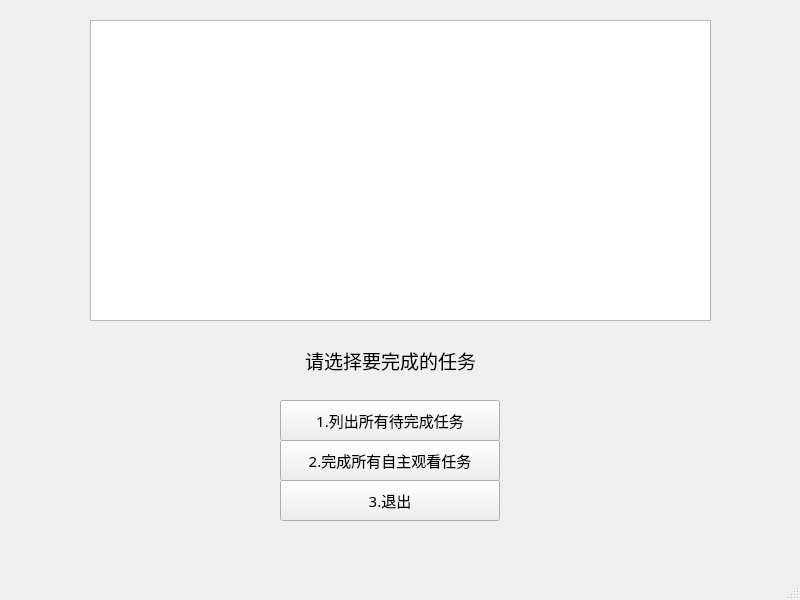
<?xml version="1.0" encoding="UTF-8"?>
<ui version="4.0">
 <class>MainWindow</class>
 <widget class="QMainWindow" name="MainWindow">
  <property name="geometry">
   <rect>
    <x>0</x>
    <y>0</y>
    <width>800</width>
    <height>600</height>
   </rect>
  </property>
  <property name="font">
   <font>
    <family>黑体</family>
    <pointsize>14</pointsize>
   </font>
  </property>
  <property name="windowTitle">
   <string>Main</string>
  </property>
  <widget class="QWidget" name="centralwidget">
   <widget class="QTextEdit" name="output">
    <property name="geometry">
     <rect>
      <x>90</x>
      <y>20</y>
      <width>621</width>
      <height>301</height>
     </rect>
    </property>
   </widget>
   <widget class="QPushButton" name="list_tasks_button">
    <property name="geometry">
     <rect>
      <x>280</x>
      <y>400</y>
      <width>220</width>
      <height>41</height>
     </rect>
    </property>
    <property name="font">
     <font>
      <family>楷体</family>
      <pointsize>11</pointsize>
     </font>
    </property>
    <property name="text">
     <string>1.列出所有待完成任务</string>
    </property>
   </widget>
   <widget class="QPushButton" name="complete_tasks_button">
    <property name="geometry">
     <rect>
      <x>280</x>
      <y>440</y>
      <width>220</width>
      <height>41</height>
     </rect>
    </property>
    <property name="font">
     <font>
      <family>楷体</family>
      <pointsize>11</pointsize>
     </font>
    </property>
    <property name="text">
     <string>2.完成所有自主观看任务</string>
    </property>
   </widget>
   <widget class="QLabel" name="label1">
    <property name="geometry">
     <rect>
      <x>260</x>
      <y>320</y>
      <width>261</width>
      <height>81</height>
     </rect>
    </property>
    <property name="text">
     <string>请选择要完成的任务</string>
    </property>
    <property name="alignment">
     <set>Qt::AlignCenter</set>
    </property>
   </widget>
   <widget class="QPushButton" name="exit">
    <property name="geometry">
     <rect>
      <x>280</x>
      <y>480</y>
      <width>220</width>
      <height>41</height>
     </rect>
    </property>
    <property name="font">
     <font>
      <family>楷体</family>
      <pointsize>11</pointsize>
     </font>
    </property>
    <property name="text">
     <string>3.退出</string>
    </property>
   </widget>
  </widget>
  <widget class="QStatusBar" name="statusbar"/>
 </widget>
 <resources/>
 <connections/>
</ui>
